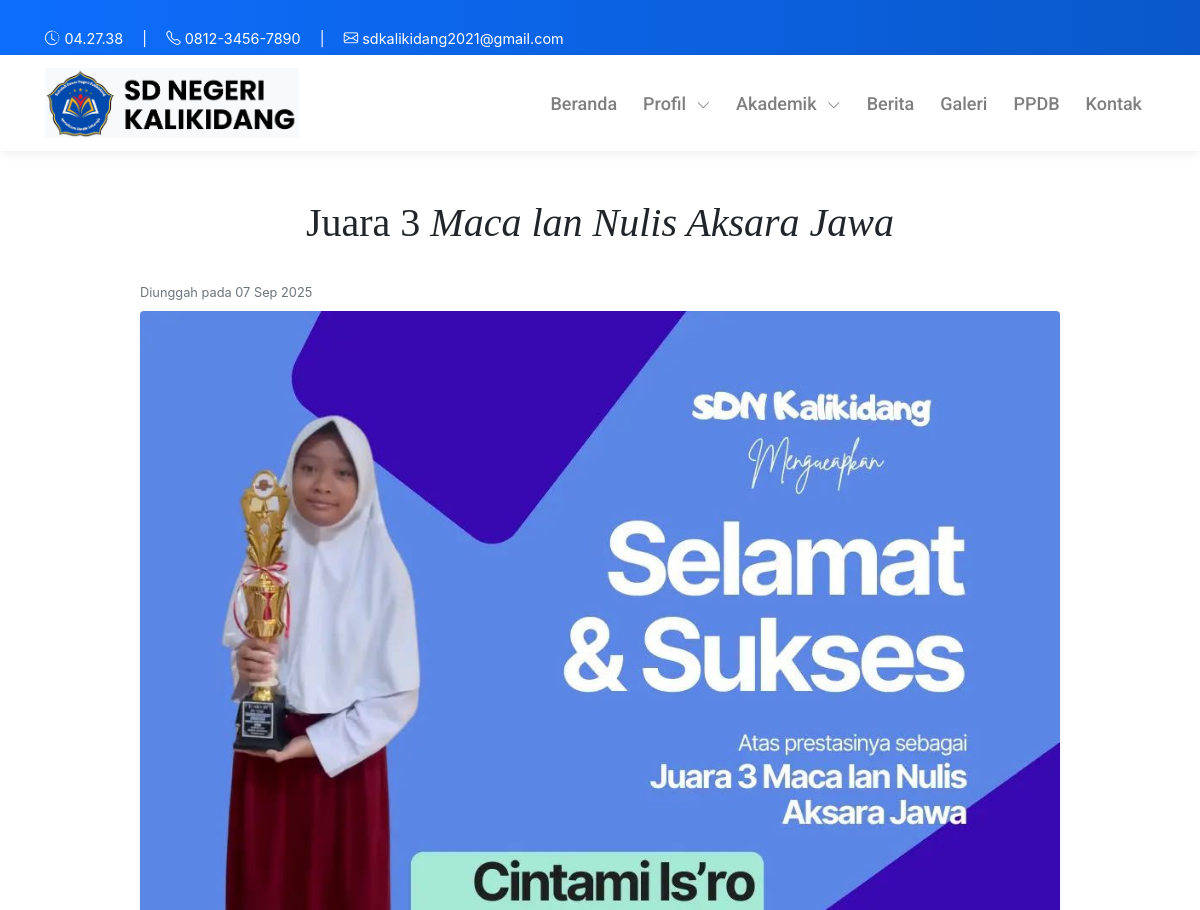
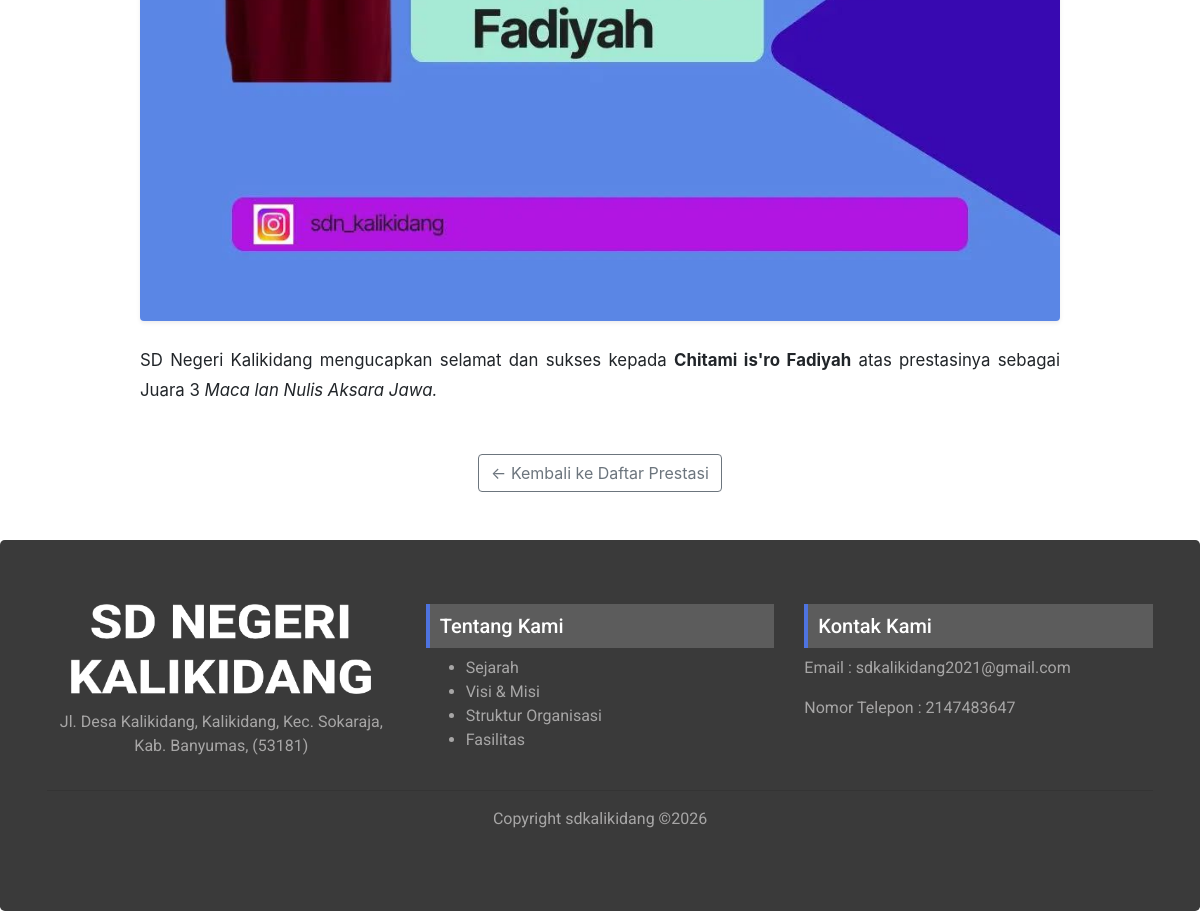
The page /akademik/prestasi_detail/4 on the database its author committed (2 pictures, top to bottom).
### tables this page shows
CREATE TABLE `prestasi` (
  `id` int(11) NOT NULL,
  `judul` varchar(200) DEFAULT NULL,
  `deskripsi` text DEFAULT NULL,
  `foto` varchar(255) DEFAULT NULL,
  `aktif` enum('Y','N') DEFAULT 'Y',
  `diupload` datetime DEFAULT NULL,
  `isi` text DEFAULT NULL,
  `created_at` timestamp NOT NULL DEFAULT current_timestamp()
);

### application/controllers/Akademik.php (called while the page is built, shortened)
<?php
class Akademik extends CI_Controller {
    public function __construct() {
        $this->load->model('Materi_model', 'materi');
        $this->load->model('EkstrakurikulerKategori_model', 'ekskul');
        $this->load->model('Prestasi_model', 'prestasi');
    }
    public function prestasi_detail($id) {
        $prestasi = $this->prestasi->get_by_id($id);
        $data['title'] = $prestasi->judul;
        $data['page']  = 'prestasi/v_detail';
        $data['prestasi'] = $prestasi;
        $this->load->view('front/layouts/main', $data);
    }
}

### index.php (called while the page is built, shortened)
<?php
require_once BASEPATH.'core/CodeIgniter.php';

### application/models/Prestasi_model.php (called while the page is built, shortened)
<?php
class Prestasi_model extends CI_Model {
    private $table = 'prestasi';
    public function get_by_id($id)
    {
        return $this->db->get_where($this->table, ['id' => $id])->row();
    }
}

### application/views/front/pages/prestasi/v_detail.php (the view)
<div class="blog mt-5 mb-5">
    <div class="container">
        <div class="row justify-content-center">
            <div class="col-lg-10">
                <h1 class="text-center">
                    <?= preg_replace(
                        '/<\/?p[^>]*>/',
                        '',
                        html_entity_decode(html_entity_decode($prestasi->judul))
                    ); ?>
                </h1>
            </div>
        </div>
        <div class="row justify-content-center mt-4">
            <div class="col-lg-10">
                <div class="text-muted mb-2">
                    <small>
                        Diunggah pada <?= date('d M Y', strtotime($prestasi->diupload)); ?>
                    </small>
                </div>
                <?php if (!empty($prestasi->foto)) : ?>
                    <img
                        src="<?= base_url('uploads/prestasi/' . $prestasi->foto); ?>"
                        alt="Foto Prestasi"
                        class="img-fluid rounded shadow-sm"
                    >
                <?php endif; ?>
            </div>
        </div>
        <div class="row justify-content-center mt-4">
            <div
                class="col-lg-10"
                style="line-height:1.8; font-size:1.05rem; text-align:justify;"
            >
                <?= html_entity_decode(html_entity_decode($prestasi->deskripsi)); ?>
            </div>
        </div>
        <div class="row justify-content-center mt-5">
            <div class="col-lg-10 text-center">
                <a
                    href="<?= site_url('akademik/prestasi'); ?>"
                    class="btn btn-outline-secondary"
                >
                    ← Kembali ke Daftar Prestasi
                </a>
            </div>
        </div>
    </div>
</div>

### asset/css/style.css (style rules this page uses)
html, body { overflow-x: hidden !important; }
.blog h1 { font-family: "Playfair Display"; }
.blog img { width: 100%; }

### rows shown on the page
prestasi: judul "Juara 3 Maca lan Nulis Aksara Jawa", diupload "07 Sep 2025", foto (picture), deskripsi "SD Negeri Kalikidang mengucapkan selamat dan sukses kepada Chitami is'ro Fadiyah atas prestasinya sebagai Juara 3 Maca lan Nulis Aksara Jawa."
